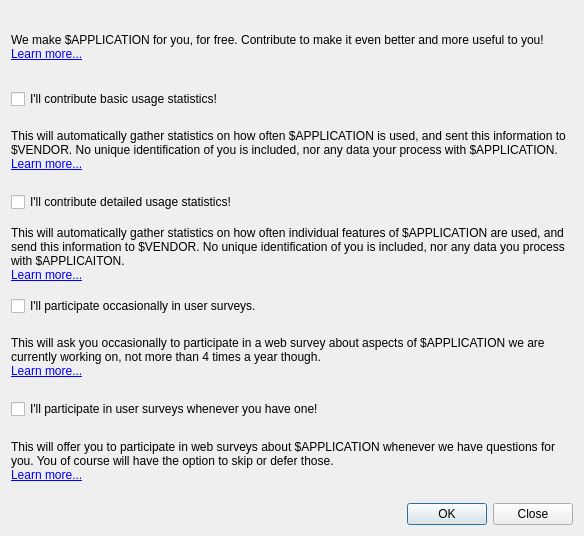
<?xml version="1.0" encoding="UTF-8"?>
<ui version="4.0">
 <class>UserFeedback::Analyzer::FeedbackConfigDialog</class>
 <widget class="QDialog" name="UserFeedback::Analyzer::FeedbackConfigDialog">
  <property name="geometry">
   <rect>
    <x>0</x>
    <y>0</y>
    <width>584</width>
    <height>536</height>
   </rect>
  </property>
  <property name="windowTitle">
   <string>Feedback Settings</string>
  </property>
  <layout class="QVBoxLayout" name="verticalLayout">
   <item>
    <widget class="QLabel" name="introLabel">
     <property name="text">
      <string>We make $APPLICATION for you, for free. Contribute to make it even better and more useful to you!&lt;br/&gt;
&lt;a href=&quot;https://feedback.volkerkrause.eu/feedback.html&quot;&gt;Learn more...&lt;/a&gt;</string>
     </property>
     <property name="wordWrap">
      <bool>true</bool>
     </property>
    </widget>
   </item>
   <item>
    <widget class="QCheckBox" name="basicStats">
     <property name="text">
      <string>I'll contribute basic usage statistics!</string>
     </property>
    </widget>
   </item>
   <item>
    <widget class="QLabel" name="basicStatsLabel">
     <property name="text">
      <string>This will automatically gather statistics on how often $APPLICATION is used, and sent this information to $VENDOR. No unique  identification of you is included, nor any data your process with $APPLICATION. &lt;br/&gt;
&lt;a href=&quot;https://feedback.volkerkrause.eu/feedback.html#basic-stats&quot;&gt;Learn more...&lt;/a&gt;</string>
     </property>
     <property name="wordWrap">
      <bool>true</bool>
     </property>
    </widget>
   </item>
   <item>
    <widget class="QCheckBox" name="advancedStats">
     <property name="text">
      <string>I'll contribute detailed usage statistics!</string>
     </property>
    </widget>
   </item>
   <item>
    <widget class="QLabel" name="advancedStatsLabel">
     <property name="text">
      <string>This will automatically gather statistics on how often individual features of $APPLICATION are used, and send this information to $VENDOR. No unique identification of you is included, nor any data you process with $APPLICAITON. &lt;br/&gt;
&lt;a href=&quot;https://feedback.volkerkrause.eu/feedback.html#detailed-stats&quot;&gt;Learn more...&lt;/a&gt;</string>
     </property>
     <property name="wordWrap">
      <bool>true</bool>
     </property>
    </widget>
   </item>
   <item>
    <widget class="QCheckBox" name="basicSurveys">
     <property name="text">
      <string>I'll participate occasionally in user surveys.</string>
     </property>
    </widget>
   </item>
   <item>
    <widget class="QLabel" name="basicSurveyLabel">
     <property name="text">
      <string>This will ask you occasionally to participate in a web survey about aspects of $APPLICATION we are currently working on, not more than 4 times a year though.&lt;br/&gt;
&lt;a href=&quot;https://feedback.volkerkrause.eu/feedback.html#basic-surveys&quot;&gt;Learn more...&lt;/a&gt;</string>
     </property>
     <property name="wordWrap">
      <bool>true</bool>
     </property>
    </widget>
   </item>
   <item>
    <widget class="QCheckBox" name="allSurveys">
     <property name="text">
      <string>I'll participate in user surveys whenever you have one!</string>
     </property>
    </widget>
   </item>
   <item>
    <widget class="QLabel" name="allSurveyLabel">
     <property name="text">
      <string>This will offer you to participate in web surveys about $APPLICATION whenever we have questions for you. You of course will have the option to skip or defer those. &lt;br/&gt;
&lt;a href=&quot;https://feedback.volkerkrause.eu/feedback.html#all-surveys&quot;&gt;Learn more...&lt;/a&gt;</string>
     </property>
     <property name="wordWrap">
      <bool>true</bool>
     </property>
    </widget>
   </item>
   <item>
    <widget class="QDialogButtonBox" name="buttonBox">
     <property name="orientation">
      <enum>Qt::Horizontal</enum>
     </property>
     <property name="standardButtons">
      <set>QDialogButtonBox::Close|QDialogButtonBox::Ok</set>
     </property>
    </widget>
   </item>
  </layout>
 </widget>
 <resources/>
 <connections>
  <connection>
   <sender>buttonBox</sender>
   <signal>accepted()</signal>
   <receiver>UserFeedback::Analyzer::FeedbackConfigDialog</receiver>
   <slot>accept()</slot>
   <hints>
    <hint type="sourcelabel">
     <x>224</x>
     <y>510</y>
    </hint>
    <hint type="destinationlabel">
     <x>157</x>
     <y>274</y>
    </hint>
   </hints>
  </connection>
  <connection>
   <sender>buttonBox</sender>
   <signal>rejected()</signal>
   <receiver>UserFeedback::Analyzer::FeedbackConfigDialog</receiver>
   <slot>accept()</slot>
   <hints>
    <hint type="sourcelabel">
     <x>292</x>
     <y>516</y>
    </hint>
    <hint type="destinationlabel">
     <x>286</x>
     <y>274</y>
    </hint>
   </hints>
  </connection>
 </connections>
</ui>
